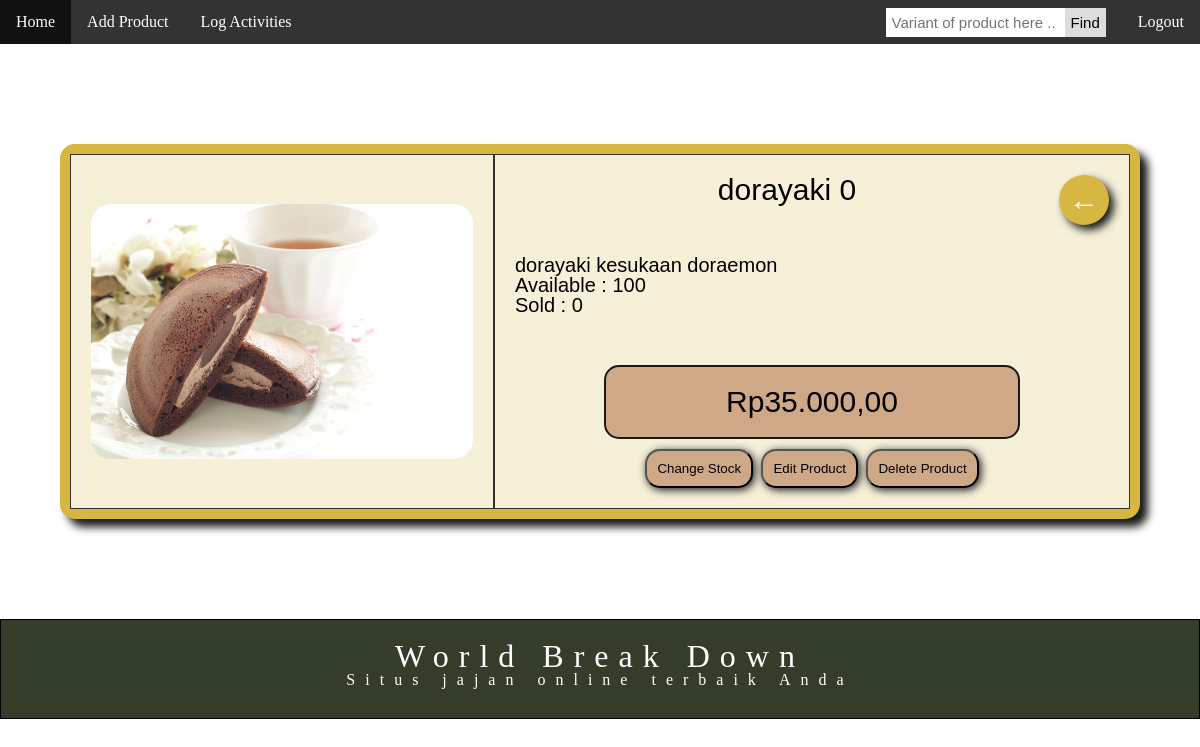
Screenshot of /Views/Product.php?id=1 (signed in) with the database file from the repository.
### tables this page shows
CREATE TABLE products (
        id INTEGER PRIMARY KEY NOT NULL,
        name TEXT NOT NULL,
        description TEXT,
        price INTEGER NOT NULL,
        stock INTEGER NOT NULL,
        image TEXT,
        sold INTEGER
    );

### Model/Product.php (called while the page is built, shortened)
<?php
class Product
{
    private $pdo;
    public function __construct($pdo)
    {
        $this->pdo = $pdo;
    }
    public function whereId($id)
    {
        $query = 'SELECT * FROM products WHERE id = :id ;';
        $stmt = $this->pdo->prepare($query);
        $stmt->execute([
            ':id' => $id
        ]);
        $products = [];
        while ($row = $stmt->fetch(\PDO::FETCH_ASSOC)) {
            $products[] = [
                'id' => $row['id'],
                'name' => $row['name'],
                'description' => $row['description'],
                'price' => $row['price'],
                'stock'  => $row['stock'],
                'image'  => $row['image'],
                'sold'  => $row['sold'],
            ];
        }
        return $products;
    }
}

### Views/Product.php (the view, shortened to what this page needs)
<?php
include_once('../Model/Product.php');
if (isset($_COOKIE['token']) && isset($_COOKIE['userLoggedIn'])) {
    if ((md5($_COOKIE['userLoggedIn'] . SECRET_WORD)) === $_COOKIE['token']) {
        $role = $_SESSION['role'];
    }
} else {
    session_unset();
    session_destroy();
    header("location: /Views/Login.php");
}
if (!isset($_GET['id'])) {
    header("location: /index.php");
} else {
    $databasePath = '../database/' . DATABASE_NAME . '.sqlite';
    $pdo = (new SQLiteConnection())->connect($databasePath);
    if ($pdo !== null) {
        $id = $_GET['id'];
        $Product = new Product($pdo);
        $item = $Product->whereId($id);
        if (count($item) < 1) {
            header("location: /index.php");
        } else {
            $item = $item[0];
        }
    } else {
        header("location: /index.php");
    }
}
?>
<!DOCTYPE html>
<html lang="en">
<head>
    <link rel="stylesheet" href="../Assets/css/detail.css">
    <link href="//db.onlinewebfonts.com/c/4a47df713b67c858644e569c4977de19?family=Dorayaki" rel="stylesheet" type="text/css" />
    <link rel="stylesheet" href="../Assets/css/deleteConfirmation.css" />
</head>
<body>
    <?php include '../partials/navbar.php'; ?>
    <div class="content">
        <div class="grid-container">
            <div class="grid-item image-grid">
                <img id="image" src="<?php echo '../' . $item['image'] ?>" alt="" style="border-radius:20px;">
            </div>
            <div class="grid-item">
                <div class="header">
                    <a href="../index.php" id="back">←</a>
                    <h1 class="headerTitle" id="title"><?php echo $item['name'] ?></h1>
                </div>
                <div class="description" id="description">
                    <p><?php echo $item['description'] ?></p>
                    <p>Available : <?php echo $item['stock'] ?></p>
                    <p>Sold : <?php echo $item['sold'] ?></p>
                </div>
                <div class="footer">
                    <p id="harga">Rp<?php $price = $item['price']; echo number_format($price,2,",","."); ?></p>
                </div>
                <div class="button-group">
                    <?php if ($role == 'admin') { ?>
                        <a href="ChangeStock.php?id=<?php echo $id ?>"><input type="button" name="someAction" value="Change Stock" id="button" /></a>
                        <a href="EditProduct.php?id=<?php echo $id ?>"><input type="button" name="someAction" value="Edit Product" id="button" /></a>
                        <input onclick="document.getElementById('id01').style.display='block'" type="button" name="someAction" value="Delete Product" id="button" />
                    <?php } ?>
                </div>
            </div>
        </div>
    </div>
    <?php include '../partials/footer.php'; ?>
</body>
</html>

### Assets/css/detail.css (style rules this page uses)
.grid-container { display: grid; grid-template-columns: 40% auto; padding: 10px; border-radius:15px; width: 90%; margin: 100px auto; background-color: #D5B741; box-shadow: 8px 8px 8px #181818; }
.grid-item { background-color: rgba(255, 255, 255, 0.8); border: 1px solid rgba(0, 0, 0, 0.8); padding: 20px; font-size: 30px; text-align: center; }
.image-grid { display: flex; justify-items: center; align-items: center; }
img { width:100%; }
.header { display:inline; }
.description { text-align:left; margin-top:50px; }
.footer { margin: 0px auto; margin-top:50px; border-radius:15px; background-color: #CFA987; width:70%; padding-top:20px; padding-bottom:20px; border: 2px solid #181818; }
#back { background-color: #D5B741; box-shadow: 5px 5px 8px #181818; border-radius:100%; color:white; text-decoration:none; float: right; padding:10px; }
#button { margin-top:10px; background-color:#CFA987; border-radius:15px; padding:10px; box-shadow: 2px 2px 8px #181818; cursor: pointer; }
.button-group { display: inline-block; }
.description p { font-size: 20px; }

### Assets/css/deleteConfirmation.css (style rules this page uses)
body { font-family: Arial, Helvetica, sans-serif; }
* { box-sizing: border-box; }

### Assets/css/base.css (style rules this page uses)
:root { --primary: #316b83; --secondary: #6d8299; --third-color: #8ca1a5; --forth-color: #d5bfbf; --text-color: #f3f2c9; --background-plain: #ffffff; --background-grey: rgb(244, 244, 244); }
* { margin: 0; padding: 0; box-sizing: border-box; font-family: 'Gill Sans', 'Gill Sans MT', Calibri, 'Trebuchet MS', sans-serif; }
body { background: var(--background-plain); width: 100%; min-height: 100vh; position: relative; }
html, body, div, span, applet, object, iframe, h1, h2, h3, h4, h5, h6, p, blockquote, pre, a, abbr, acronym, address, big, cite, code, del, dfn, em, img, ins, kbd, q, s, samp, small, strike, strong, sub, sup, tt, var, b, u, i, center, dl, dt, dd, ol, ul, li, fieldset, form, label, legend, table, caption, tbody, tfoot, thead, tr, th, td, article, aside, canvas, details, embed, figure, figcaption, footer, header, hgroup, menu, nav, output, ruby, section, summary, time, mark, audio, video { margin: 0; padding: 0; border: 0; font-size: 100%; font: inherit; font-family: 'Gill Sans', 'Gill Sans MT', Calibri, 'Trebuchet MS', sans-serif; vertical-align: baseline; }
body { line-height: 1; }

### rows the page displays
products: image (picture), name "dorayaki 0", description "dorayaki kesukaan doraemon", stock "100", sold "0", price "35.000,00"
